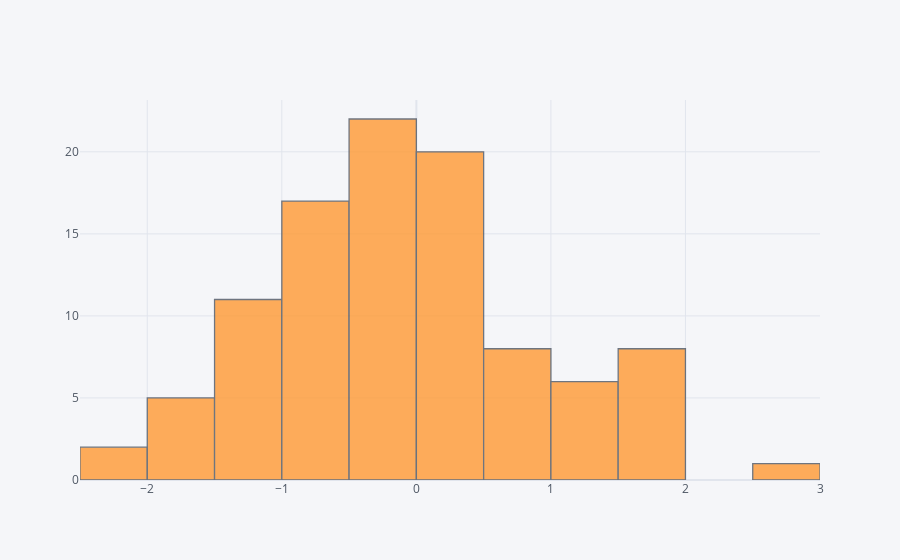

Notebook code cell kept with this figure:
### Markdown cell above
## histogram

### Code cell
df['A'].iplot(kind='hist',bins=25)

### Figure 1 — Plotly figure (JSON) as saved in the notebook; plotly's stock layout.template omitted (floating-point values rounded to 4 significant figures)
{"data": [{"histfunc": "count", "histnorm": "", "marker": {"color": "rgba(255, 153, 51, 1.0)", "line": {"color": "#4D5663", "width": 1.3}}, "name": "A", "nbinsx": 25, "opacity": 0.8, "orientation": "v", "type": "histogram", "x": [1.94, -0.436, -0.4846, -1.024, 0.07835, -0.03665, -0.313, -2.335, 1.823, 1.571, -2.365, 1.462, -0.4987, 1.562, 0.271, -0.6303, -1.508, 1.703, -0.5596, -1.25, 0.8046, -0.8662, 0.5836, -1.688, 0.5249, 0.8739, -0.7011, -0.1128, 1.913, 0.2152, -1.525, -0.159, -0.4528, -1.111, -0.9042, -1.054, 0.4595, 0.4152, -1.454, -0.5787, 1.088, -0.2566, 0.1333, -0.9078, 0.0325, 1.014, -0.3344, -0.09121, -0.4067, 0.02744, -1.545, -1.351, 0.01158, -0.915, -1.103, -0.5048, -0.2568, 0.01094, -0.1357, 0.1003, 1.172, -0.6435, 0.3407, 0.8864, -0.1013, 0.07606, -0.6913, -1.292, -1.301, 1.288, -1.445, 0.2599, 1.848, -0.4111, 0.2894, 0.7486, 0.9264, 0.6352, 0.2826, 1.513, -0.7633, -0.2984, 0.373, 1.087, 2.657, -1.972, 0.1856, -0.9814, -0.5475, 0.03599, -0.2317, -1.135, -0.9037, -0.04049, -0.7165, -0.06435, -0.07591, -0.5296, 0.2931, -0.1007]}], "layout": {"barmode": "overlay", "legend": {"bgcolor": "#F5F6F9", "font": {"color": "#4D5663"}}, "paper_bgcolor": "#F5F6F9", "plot_bgcolor": "#F5F6F9", "title": {"font": {"color": "#4D5663"}}, "xaxis": {"gridcolor": "#E1E5ED", "showgrid": true, "tickfont": {"color": "#4D5663"}, "title": {"font": {"color": "#4D5663"}, "text": ""}, "zerolinecolor": "#E1E5ED"}, "yaxis": {"gridcolor": "#E1E5ED", "showgrid": true, "tickfont": {"color": "#4D5663"}, "title": {"font": {"color": "#4D5663"}, "text": ""}, "zerolinecolor": "#E1E5ED"}}}
